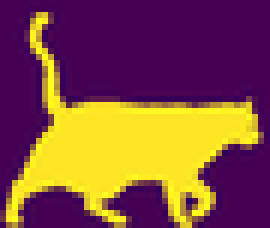
#> input picture image_processing/lab4/binary.png, 45 x 38 px, shrunk from 191 x 164 before the run (shown 6 times larger)
$ jupyter execute lab4.ipynb   (shell and % lines are left out)
#> lines starting #> are read from the running program, lines starting #| are printed output that depends on the picture; after the words box and inside, x2 and y2 are one past the last pixel; in counts of white or black regions, pixels touching at a corner belong together
# Лабораторная работа 4

##  Вычисление и визуализация морфологического спектра

Разработать программу вычисления и визуализации морфологического спектра для бинарных и полутоновых изображений для различных структурирующих элементов (структурирующий элемент задается в виде аргумента).

Содержание отчета:
- Исходные изображения
- Код программы (для Jupyter Notebook)
- Результат работы программы
- Срок: 1.04.2025

[cell 1]
%pylab inline
import skimage.io
from matplotlib.pyplot import imread
import matplotlib.pyplot as plt
import numpy as np
from numpy import ceil
from skimage.color import rgb2gray
from skimage.morphology import closing, opening, binary_dilation
from scipy.ndimage import binary_erosion, binary_dilation, binary_closing, binary_opening

[cell 2]
def print_images(imgs, *, n_cols=None, fig_dim=None):
    if isinstance(imgs, np.ndarray):
        imgs = [imgs]
    num_imgs = len(imgs)
    if num_imgs == 1:
        n_rows, n_cols = 1, 1
        fig_dim = fig_dim or 5
    else:
        n_cols = n_cols or min(num_imgs, 3)
        n_rows = ceil(num_imgs / n_cols)
        fig_dim = fig_dim or 15
    figsize = (fig_dim, fig_dim / n_cols * n_rows)

    fig, axes = plt.subplots(n_rows, n_cols, figsize=figsize)
    axes = np.atleast_1d(axes).flatten()
    for ax, img in zip(axes, imgs):
        ax.imshow(img, cmap='gray' if img.ndim == 2 else None, interpolation='none')
        ax.axis('off')
    for ax in axes[num_imgs:]:
        ax.axis('off')

    plt.tight_layout()
    plt.show()

[cell 3]
img = (imread('binary.png') > 0.5)
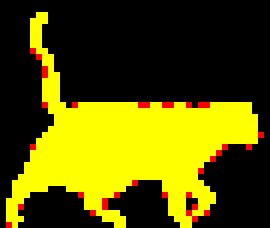
#> img: shape (38, 45, 4) bool (shown 6 times larger); mean R, G, B, A 0.349, 0.329, 0, 1
if len(img.shape) == 3:
    img = img[:, :, 0]
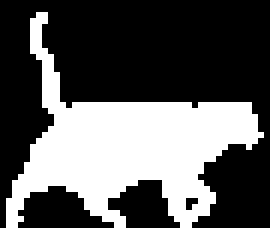
#> img: shape (38, 45) bool (shown 6 times larger); 34.9% white; 1 white region, box (x1, y1, x2, y2) and area: (1, 2, 44, 38) 597
print_images(img)
#> in print_images, `num_imgs = len(imgs)`: num_imgs = 1
#> the loop in print_images, `for ax, img in zip(axes, imgs):` made 1 pass

[cell 4]
struct_el = np.ones((3, 3))

[cell 5]
def bin_spectrum(image, B, max_iter=30):
#> called with B = array of shape (3, 3), max_iter = 30
    xs = []
    ys = []
    radius = max(B.shape) // 2  # Радиус для паддинга

    def update_struct_element(B_curr):
        """Обновление структурного элемента"""
        return binary_dilation(pad(B_curr, radius, "constant"), B)

    def compute_cross_difference(img1, img2):
        """Вычисление разницы между двумя изображениями"""
        return np.count_nonzero(np.logical_and(~img1, img2))

    # Первая часть: анализ с отрицательными итерациями
    B_curr = np.array([[True]])
    for i in range(1, max_iter):
        img_curr = binary_closing(image, B_curr)
        B_curr = update_struct_element(B_curr)
        img_next = binary_closing(image, B_curr)

        # Вычисляем количество изменений
        count = compute_cross_difference(img_curr, img_next)

        if count == 0:  # Если изменений нет, выходим из цикла
            break
        xs.append(-i)
        ys.append(count)
#> this loop made 5 passes
#> count on passes 1 to 5: 13, 26, 17, 15, 0
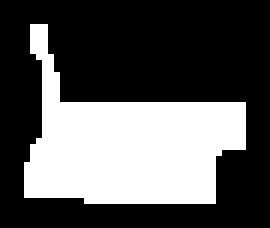
#> img_curr: shape (38, 45) bool (shown 6 times larger); 34.4% white; 1 white region, box (x1, y1, x2, y2) and area: (4, 4, 41, 34) 589
#> after the loop, xs = [-1, -2, -3, -4]; ys = [13, 26, 17, 15]

    # Вторая часть: анализ с положительными итерациями
    B_curr = np.array([[True]])
    for i in range(max_iter):
        if not np.any(binary_erosion(image, B_curr)):  # Если нет изменений после эрозии, выходим
            break

        img_curr = binary_opening(image, B_curr)
        B_curr = update_struct_element(B_curr)
        img_next = binary_opening(image, B_curr)

        # Вычисляем количество изменений
        count = compute_cross_difference(img_next, img_curr)

        xs.append(i)
        ys.append(count)
#> this loop made 8 passes
#> count on passes 1 to 7: 67, 57, 23, 70, 47, 23, 310
#> pass 1, in bin_spectrum, `img_next = binary_opening(image, B_curr)`:
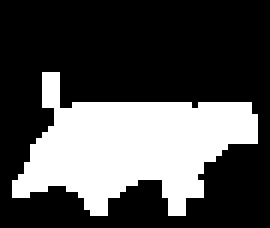
#> img_next: shape (38, 45) bool (shown 6 times larger); 31% white; 1 white region, box (x1, y1, x2, y2) and area: (2, 12, 43, 36) 530
#> after the loop: img_next: shape (38, 45) bool; every value is 0
#> after the loop, xs = [-1, -2, -3, -4, 0, 1, 2, 3, 4, 5, 6]; ys = [13, 26, 17, 15, 67, 57, 23, 70, 47, 23, 310]

    return xs, ys

[cell 6]
xs, ys = bin_spectrum(img, struct_el)
#> xs = [-1, -2, -3, -4, 0, 1, 2, 3, 4, 5, 6]; ys = [13, 26, 17, 15, 67, 57, 23, 70, 47, 23, 310]
plt.bar(xs, ys)
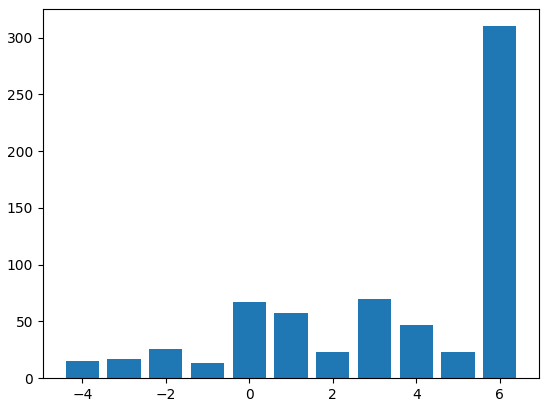
#> figure drawn by matplotlib, 1 panel; tallest bar 310 high, from x = 5.6 to 6.4

[cell 7]
img_gray = imread('rose.jpg')[::2, ::2, 0]
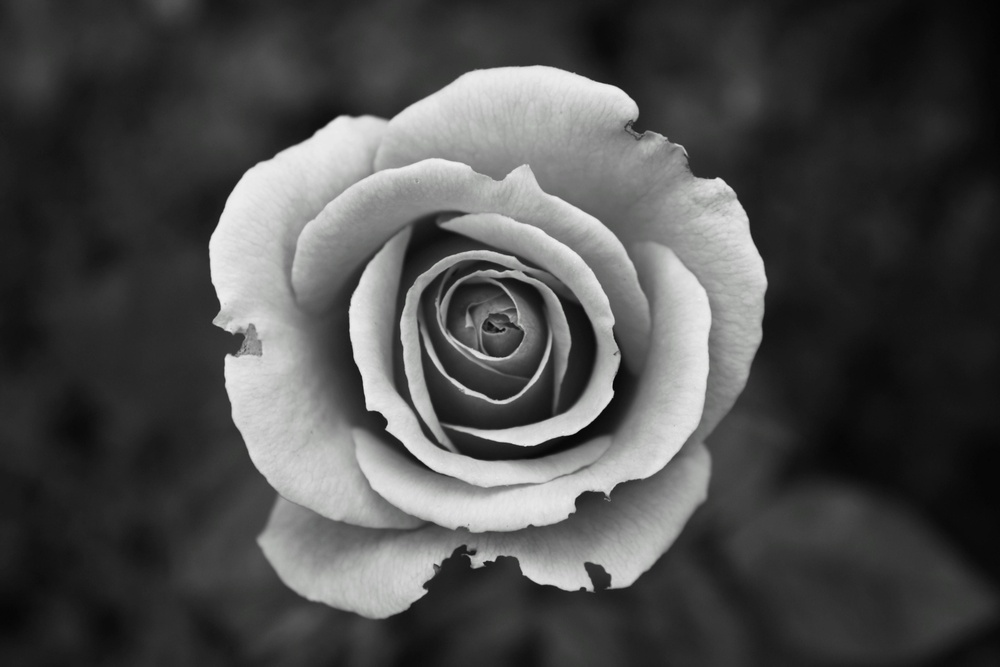
#> input picture image_processing/lab4/rose.jpg, 1000 x 667 px, shrunk from 4272 x 2848 before the run
#> img_gray: shape (334, 500); min 3, max 240, mean 76.3
print_images(img_gray)
#> the loop in print_images (call 2), `for ax, img in zip(axes, imgs):` made 1 pass

[cell 8]
def gray_spectrum(image, B, max_iter=10):
    """
    Compute the gray-scale morphological spectrum of an image using closing and opening operations.

    :param image: Input image (grayscale or RGB)
    :param B: Structuring element (binary mask)
    :param max_iter: Maximum number of iterations for morphological operations
    :return: Tuple (xs, ys) where xs are scales and ys are changes at each scale
    """
#> called with B = array of shape (3, 3), max_iter = 20
    # Convert to grayscale if needed
    if image.ndim == 3:
        image = rgb2gray(image)

    radius = max(B.shape) // 2
    xs, ys = [], []
    # Closing (negative scales)
    B_curr = np.array([[True]], dtype=bool)
    for i in range(1, max_iter + 1):
        img_curr = closing(image, B_curr)
        B_curr = binary_dilation(pad(B_curr, radius , "constant"), B)  # Expand structuring element
        img_next = closing(image, B_curr)
        img_cross = img_next - img_curr
        count = np.sum(img_cross)

        if count == 0:
            break  # Stop if no contribution

        xs.append(-i)
        ys.append(count)
#> this loop made 20 passes
#> count on passes 1 to 12: 138533, 167108, 229700, 286649, 370319, 368924, 344342, 321793, 262256, 225019, 211519, 192333
#> pass 1, in gray_spectrum, `img_cross = img_next - img_curr`:
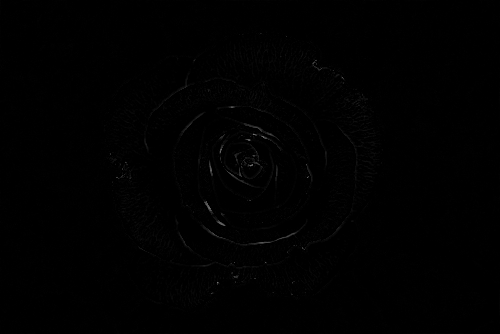
#> img_cross: shape (334, 500); min 0, max 119, mean 0.8
#> pass 2, in gray_spectrum, `img_next = closing(image, B_curr)`:
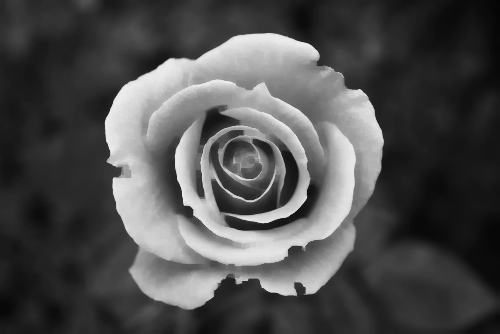
#> img_next: shape (334, 500); min 4, max 240, mean 78.2
#> after the loop: B_curr: shape (41, 41) bool; every value is 1
#> after the loop, xs = [-1, -2, -3, -4, -5, -6, -7, -8, -9, -10, -11, -12, -13, -14, -15, -16, -17, -18, -19, -20]; ys = [138533, 167108, 229700, 286649, 370319, 368924, 344342, 321793, 262256, 225019, 211519, 192333, 207462, 179523, 159248, 158619, 130956, 149800, 126732, 118629]

    # Opening (positive scales)
    B_curr = np.array([[True]], dtype=bool)
    for i in range(max_iter):
        img_curr = opening(image, B_curr)
        B_curr = binary_dilation(pad(B_curr, radius , "constant"), B)  # Expand structuring element
        img_next = opening(image, B_curr)
        img_cross = img_curr - img_next
        count = np.sum(img_cross)

        if count <= 0:
            break  # Stop if no contribution

        xs.append(i)
        ys.append(count)
#> this loop made 20 passes
#> count on passes 1 to 12: 164690, 184823, 219383, 299468, 383248, 323601, 247792, 254759, 282556, 276070, 292753, 230689
#> pass 2, in gray_spectrum, `img_next = opening(image, B_curr)`:
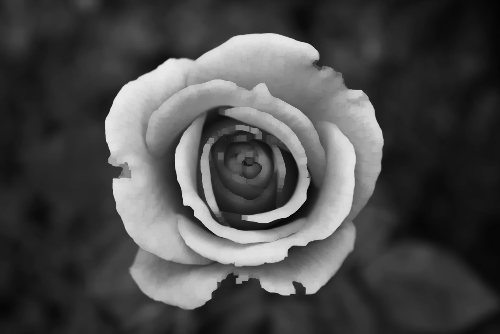
#> img_next: shape (334, 500); min 3, max 233, mean 74.2
#> after the loop, xs = 40 values, max 19 at index 39, min -20 at index 19, mean -0.5; ys = 40 values, max 383248 at index 24, min 118629 at index 19, mean 228788.3

    return xs, ys

[cell 9]
B = np.array([[1, 1, 1], [1, 1, 1], [1, 1, 1]], dtype=bool)
xs, ys = gray_spectrum(img_gray, B, 20)
bar(xs, ys)
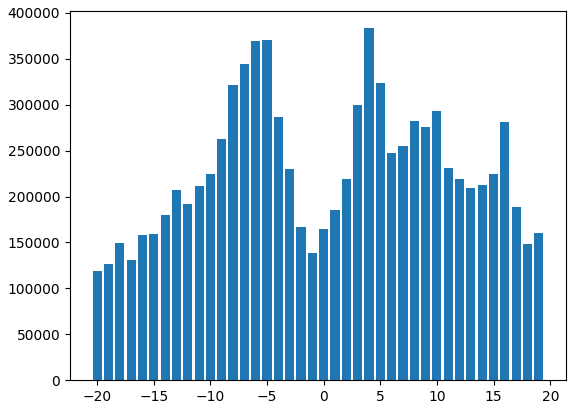
#> figure drawn by matplotlib, 1 panel; tallest bar 383248 high, from x = 3.6 to 4.4
